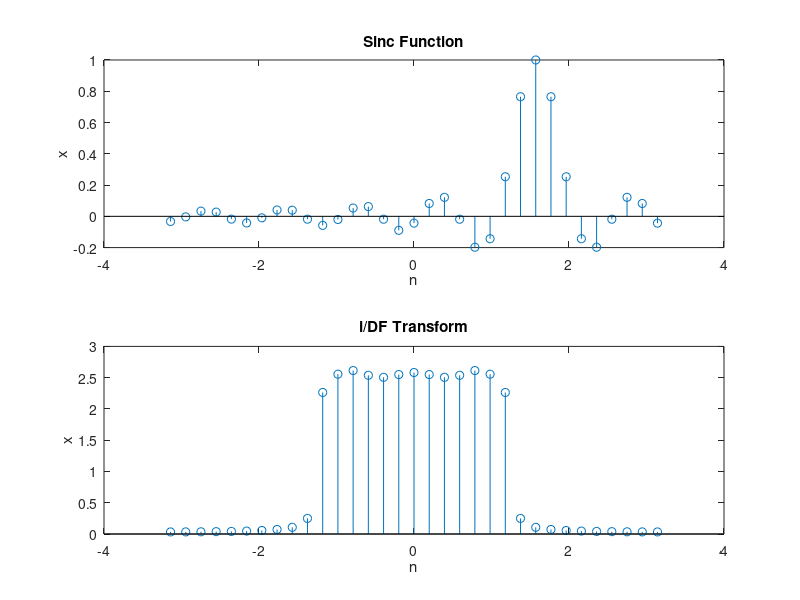

Recreate this plot in MATLAB.
clear all; close all; clc;

N=32;
n=-pi:2*pi/N:pi;

for ii = -pi:2*pi/N:pi
	x = sinc(n*2-ii);
	xf = fftshift(fft(x));
	subplot(2,1,1)
	stem(n,x);
	title('Sinc Function');
	xlabel('n');
	ylabel('x');
	subplot(2,1,2)
	stem(n,abs(xf))
	title('i/DF Transform');
	xlabel('n');
	ylabel('x');
	pause(0.5)
	drawnow;
end
